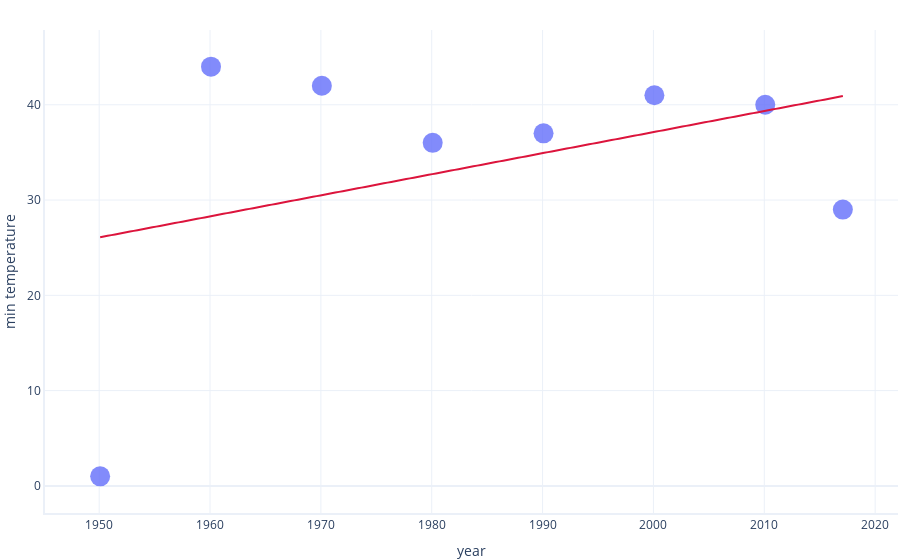

The code cell stored with this chart in its notebook:
### Markdown cell above
SAD has calculated the same cost as before, because the average error is still the same (`1 + 1 = 0 + 2`). According to SAD, the first and second set of estimates were equally good. 

By contrast SSD has given a higher (worse) cost for the second set of estimates (<code>1<sup>2</sup> + 1<sup>2</sup> < 0<sup>2</sup> + 2<sup>2</sup></code>). When we use SSD, we not only encourage models to be accurate, but to be consistent in their accuracy.


## Differences in action

Let's compare how our two cost functions affect model fitting.

First, fit a model using the SSD cost function:

### Code cell
from microsoft_custom_linear_regressor import MicrosoftCustomLinearRegressor
import graphing

# Create and fit the model
# We use a custom object that we have hidden from this notebook as
# you do not need to understand its details. This fits a linear model
# using a provided cost function

# Fit a model using sum of square differences
model = MicrosoftCustomLinearRegressor().fit(X = dataset.year, 
                                             y = dataset.min_temperature, 
                                             cost_function = sum_of_square_differences)

# Graph the model
graphing.scatter_2D(dataset, 
                    label_x="year", 
                    label_y="min_temperature", 
                    trendline=model.predict)
